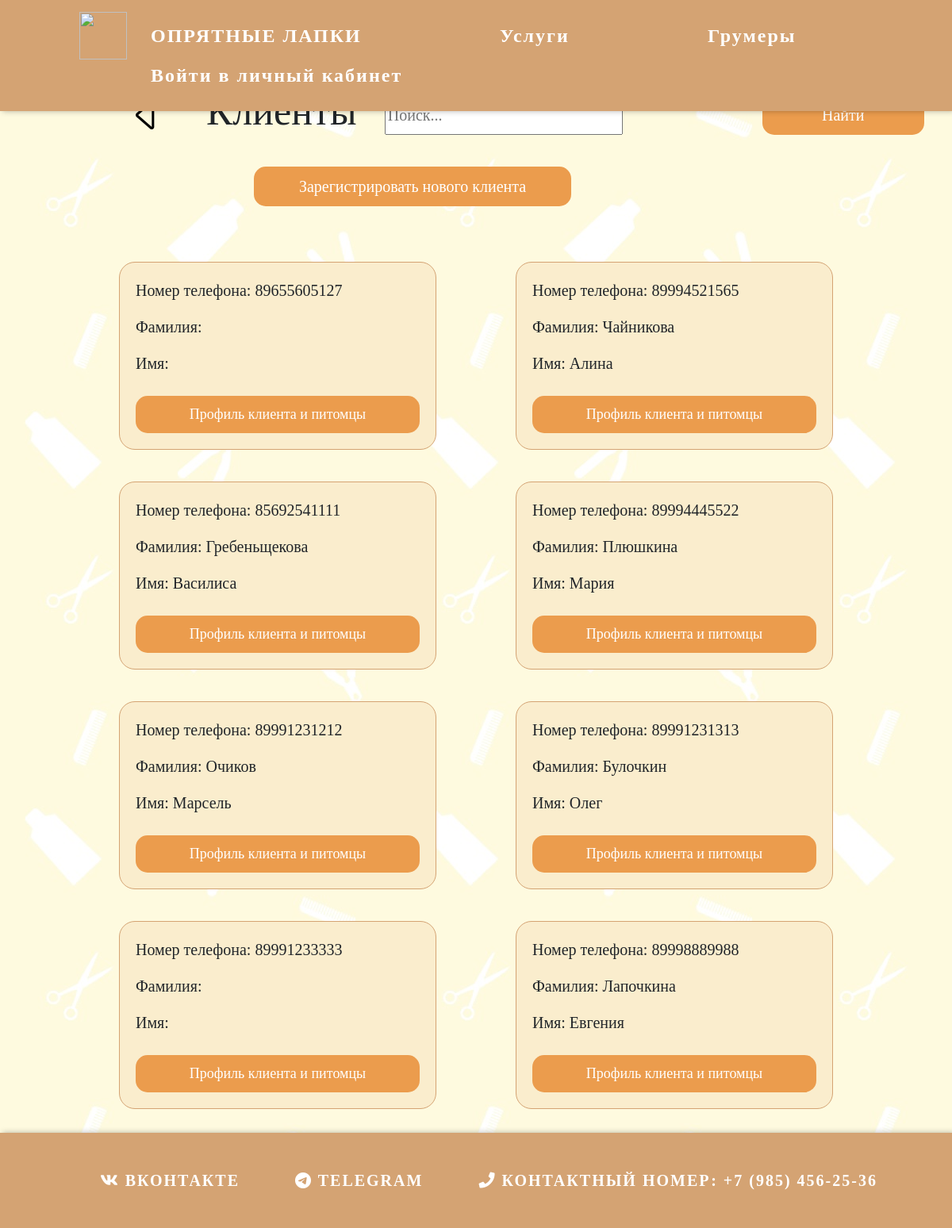
The app's page /admin-clients with its own data.
### Users/models.py (models this page shows, shortened)
class CustomUser(AbstractUser):
    surname = models.CharField(max_length=100, verbose_name="Фамилия")
    name = models.CharField(max_length=100, verbose_name="Имя")
    phone_number = models.CharField(max_length=100, verbose_name="Номер телефона", unique=True)
    USERNAME_FIELD = 'phone_number'
    REQUIRED_FIELDS = ['username']

### Salon/views.py (the view)
# urls.py: path('admin-clients', views.admin_clients, name="admin_clients"),
def admin_clients(request):
    query = request.GET.get('search')
    if query is None:
        clients = CustomUser.objects.all()
    else:
        clients = CustomUser.objects.filter(
            Q(phone_number__iregex=query) | Q(surname__iregex=query) | Q(name__iregex=query))
    context = {'clients': clients}
    return render(request, 'Salon/Admin-clients.html', context)

### Salon/templates/Salon/Admin-clients.html (shortened to what this page needs)
{% extends 'Salon/Layout.html' %}
{% load static %}
{% block content %}
    <div class="head-clients">
        <a href="javascript:history.back()" style="text-decoration:none; color:black; margin: 10px 0 0 40px;"><i class="bi bi-caret-left" style=" font-size: 50px;"></i></a>
        <div>
             <h1 class="name-service-part" style="margin: 0 0 0 50px;">Клиенты</h1>
        </div>
        <div class="search-serv-adm" style="margin: auto;">
            <form action="{% url 'admin_clients' %}" method="get" class="search-adm-input">
                <input name="search" type="text" placeholder="Поиск...">
                <button type="submit">Найти</button>
            </form>
        </div>
        <div class="search-serv-adm" style="margin: auto;">
                <form action="{% url 'registrations' %}" method="post">
                <button type="submit" class="btn-reg_log" style="width:400px; margin:auto;">Зарегистрировать нового клиента</button>
                </form>
        </div>
    </div>
<div class="clients">
    {% for el in clients %}
    <div class="client">
        <div class="client-inf">
            <p>Номер телефона: {{ el.phone_number }}</p>
            <p>Фамилия: {{ el.surname }}</p>
            <p>Имя: {{ el.name }}</p>
            <a href="{% url 'admin_client_pets' el.id %}"><button class="btn-portfolio" style="margin: 10 0 0 0;">Профиль клиента и питомцы</button></a>
        </div>
    </div>
    {% endfor %}
</div>
{% endblock %}

### Salon/static/Salon/css/main.css (style rules this page uses)
body { background-color: #FEFAE0; padding:0px; margin:0px; min-height: 100%; display: grid; grid-template-rows: auto 1fr auto; }
.search-serv-adm { margin:auto; width:700px; padding: 10px; font-family: cursive; font-size: 20px; }
.search-adm-input { justify-content: space-between; display: flex; flex-direction: row; flex-wrap: wrap; }
.search-serv-adm input { display:block; width: 300px; }
.search-serv-adm button { background:#eb9c4d; color:white; border: none; border-radius: 15px; padding: 10px; font-family: cursive; font-size: 20px; width:30%; }
.name-service-part { font-size: 50px; font-family: cursive; }
body { font-size: 16px; font-family: cursive; text-align: center; background-color: $baby-blue; }

### Salon/static/Salon/css/lk.css (style rules this page uses)
body { background-color: #FEFAE0; padding:0px; margin:0px; }
.btn-reg_log { background:#eb9c4d; color:#e4c1c7; border: none; border-radius: 15px; padding: 15px; font-family: cursive; margin: 20px 0; font-size: 20px; width:100%; }
.btn-reg_log { color: white; }

### Salon/static/Salon/css/groomer.css (style rules this page uses)
.btn-portfolio { background:#eb9c4d; color:white; border: none; border-radius: 15px; padding: 10px; font-family: cursive; font-size: 18px; width:100%; }

### Salon/static/Salon/css/client-pets.css (style rules this page uses)
.clients { margin: 20px 100px 0 100px; justify-content: space-between; display: flex; flex-direction: row; flex-wrap: wrap; }
.client { display: block; padding: 10px 20px 10px 20px; background-color: #FAEDCD; border-radius: 20px; border: 1px solid #D4A373; margin: 20 auto; width: 400px; font-family: cursive; }
.client-inf { font-size: 20px; margin: 10 auto; }
.head-clients { margin: 0 0 0 120px; justify-content: space-between; display: flex; flex-direction: row; flex-wrap: wrap; }

### records on screen
CustomUser: phone_number "89655605127"
CustomUser: phone_number "89994521565", surname "Чайникова", name "Алина"
CustomUser: phone_number "85692541111", surname "Гребеньщекова", name "Василиса"
CustomUser: phone_number "89994445522", surname "Плюшкина", name "Мария"
CustomUser: phone_number "89991231212", surname "Очиков", name "Марсель"
CustomUser: phone_number "89991231313", surname "Булочкин", name "Олег"
CustomUser: phone_number "89991233333"
CustomUser: phone_number "89998889988", surname "Лапочкина", name "Евгения"
